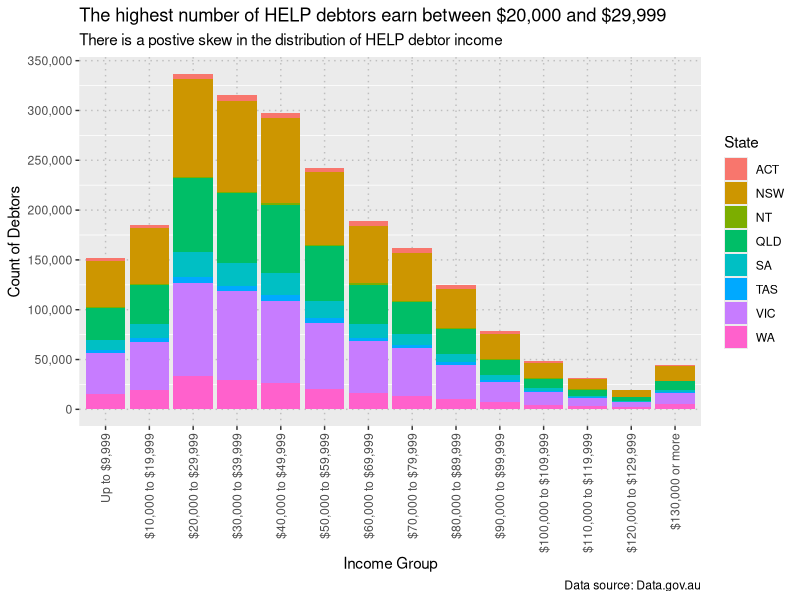
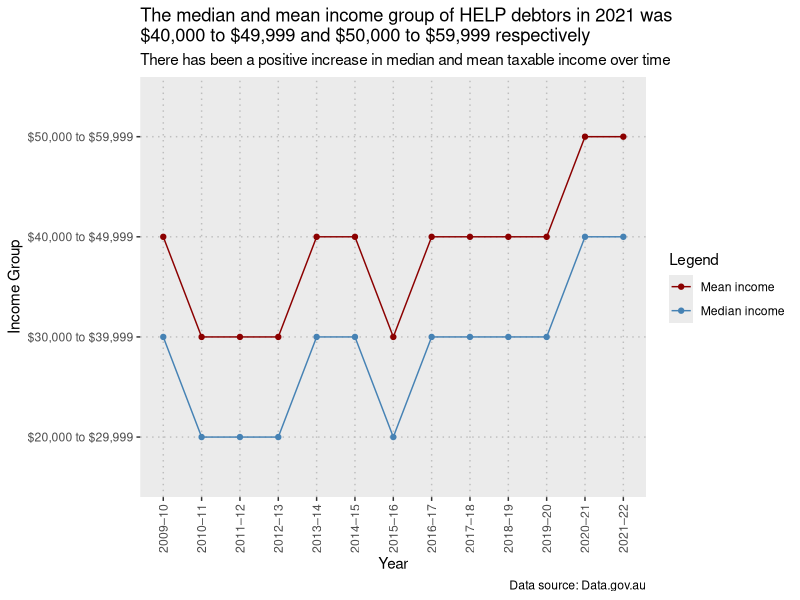

Reproduce these figures in R, in order.
## ---- chunk 1
knitr::opts_chunk$set(echo = TRUE)

# Loading Libraries
library(bookdown)
library(readxl)
library(dplyr)
library(tidyr)
library(ggplot2)
library(scales)
library(tidyverse)
library(knitr)

# Loading Data
table_1 <- read_xlsx("Data/help-statistics-2021-2022.xlsx", sheet = 2, skip = 2, col_names = TRUE)
table_2 <- read_xlsx("Data/help-statistics-2021-2022.xlsx", sheet = 3, skip = 2, col_names = TRUE)
table_3 <- read_xlsx("Data/help-statistics-2021-2022.xlsx", sheet = 4, skip = 2, col_names = TRUE)
table_4 <- read_xlsx("Data/help-statistics-2021-2022.xlsx", sheet = 5, skip = 2, col_names = TRUE)
table_7 <- read_xlsx("Data/help-statistics-2021-2022.xlsx", sheet = 8, skip = 2, col_names = TRUE)
## ---- chunk 2

# Select columns and filter data
income_dist <- table_7 %>%
  select('Financial year', 'HELP repayment income', 'ACT', 'NSW', 'NT', 'QLD', 'SA', 'TAS', 'VIC', 'WA') %>%
  filter(`Financial year` == "2021–22") %>%
  filter(`HELP repayment income` != "Unknown")

# Pivot data
pivoted_dist <- income_dist %>%
  pivot_longer(
    cols = c('ACT', 'NSW', 'NT', 'QLD', 'SA', 'TAS', 'VIC', 'WA'),
    names_to = "State",
    values_to = "Count")

# Create factor to assign order to char type column
income_factor = c("Up to $9,999", 
                  "$10,000 to $19,999", 
                  "$20,000 to $29,999", 
                  "$30,000 to $39,999", 
                  "$40,000 to $49,999", 
                  "$50,000 to $59,999", 
                  "$60,000 to $69,999", 
                  "$70,000 to $79,999", 
                  "$80,000 to $89,999", 
                  "$90,000 to $99,999",
                  "$100,000 or more",
                  "$100,000 to $109,999", 
                  "$110,000 to $119,999", 
                  "$120,000 to $129,999", 
                  "$130,000 or more")


# Create plot
dist_plot <- ggplot(data = pivoted_dist, aes(x = factor(`HELP repayment income`, level = income_factor), y = Count, fill = State)) +
  geom_bar(stat = "identity") +
  theme(panel.grid.major = element_line(color = "grey",
                                        size = 0.5,
                                        linetype = 3),
        axis.text.x = element_text(angle = 90, vjust = 0.5, hjust=1)) +
  scale_y_continuous(name = "Count of Debtors", labels = label_comma(), 
                     breaks = seq(0, 350000, by = 50000)) +
  xlab("Income Group") +
  labs(title = "The highest number of HELP debtors earn between $20,000 and $29,999", 
       subtitle = "There is a postive skew in the distribution of HELP debtor income", 
       caption = "Data source: Data.gov.au")

## ---- chunk 3

# Display table
kable(income_dist, 
      col.names = c("Financial Year","HELP Repayment Income", "ACT", "NSW", "NT", "QLD", "SA", "TAS", "VIC", "WA"), 
      caption = "Table of count of outstanding HELP debtors in each income group by State or Territory in 2021-22")

## ---- chunk 4

# Display plot
dist_plot

## ---- chunk 5

# Select columns and filter data
median_income <- table_7 %>%
  select('Financial year', 'HELP repayment income', 'ACT', 'NSW', 'NT', 'QLD', 'SA', 'TAS', 'VIC', 'WA') %>%
  filter(`HELP repayment income` != "Unknown")

# Pivot data
median_pivot <- median_income %>%
  pivot_longer(
    cols = c('ACT', 'NSW', 'NT', 'QLD', 'SA', 'TAS', 'VIC', 'WA'),
    names_to = "State",
    values_to = "Count")

# Change income column from char type to numerical
median_pivot <- mutate(median_pivot, `HELP repayment income` = case_when(
    `HELP repayment income` == "Up to $9,999" ~ 9999,
    `HELP repayment income` == "$10,000 to $19,999" ~ 19999, 
    `HELP repayment income` == "$20,000 to $29,999" ~ 29999, 
    `HELP repayment income` == "$30,000 to $39,999" ~ 39999, 
    `HELP repayment income` == "$40,000 to $49,999" ~ 49999, 
    `HELP repayment income` == "$50,000 to $59,999" ~ 59999, 
    `HELP repayment income` == "$60,000 to $69,999" ~ 69999, 
    `HELP repayment income` == "$70,000 to $79,999" ~ 79999, 
    `HELP repayment income` == "$80,000 to $89,999" ~ 89999, 
    `HELP repayment income` == "$90,000 to $99,999" ~ 99999, 
    `HELP repayment income` == "$100,000 or more" ~ 100000,
    `HELP repayment income` == "$100,000 to $109,999" ~ 109999,
    `HELP repayment income` == "$110,000 to $119,999" ~ 119999, 
    `HELP repayment income` == "$120,000 to $129,999" ~ 129999, 
    `HELP repayment income` == "$130,000 or more" ~ 130000,
    is.na(`HELP repayment income`) ~ 0
    ))

# Create new variables
median_pivoted <- median_pivot %>%
  group_by(`Financial year`) %>%
  summarise(
    `Count of Debtors` = sum(Count),
    `Median Income` = sort(rep(`HELP repayment income`,Count))[length(rep(`HELP repayment income`,Count))/2],
    `Mean Income` = sum(sort(rep(`HELP repayment income`,Count)))/length(sort(rep(`HELP repayment income`,Count)))
  )

# Change median income column back to char type
median_pivoted <- mutate(median_pivoted, `Median Income` = case_when(
    `Median Income` == 9999 ~ "Up to $9,999",
    `Median Income` == 19999 ~ "$10,000 to $19,999", 
    `Median Income` == 29999 ~ "$20,000 to $29,999", 
    `Median Income` == 39999 ~ "$30,000 to $39,999", 
    `Median Income` == 49999 ~ "$40,000 to $49,999", 
    `Median Income` == 59999 ~ "$50,000 to $59,999", 
    `Median Income` == 69999 ~ "$60,000 to $69,999", 
    `Median Income` == 79999 ~ "$70,000 to $79,999", 
    `Median Income` == 89999 ~ "$80,000 to $89,999", 
    `Median Income` == 99999 ~ "$90,000 to $99,999",
    `Median Income` == 100000 ~ "$100,000 or more",
    `Median Income` == 109999 ~ "$100,000 to $109,999", 
    `Median Income` == 119999 ~ "$110,000 to $119,999", 
    `Median Income` == 129999 ~ "$120,000 to $129,999", 
    `Median Income` == 130000 ~ "$130,000 or more"
    ))

# Change mean income column back to char type
median_pivoted2 <- mutate(median_pivoted, `Mean Income` = case_when(
    `Mean Income` <= 9999 ~ "Up to $9,999",
    `Mean Income` <= 19999 ~ "$10,000 to $19,999", 
    `Mean Income` <= 29999 ~ "$20,000 to $29,999", 
    `Mean Income` <= 39999 ~ "$30,000 to $39,999", 
    `Mean Income` <= 49999 ~ "$40,000 to $49,999", 
    `Mean Income` <= 59999 ~ "$50,000 to $59,999", 
    `Mean Income` <= 69999 ~ "$60,000 to $69,999", 
    `Mean Income` <= 79999 ~ "$70,000 to $79,999", 
    `Mean Income` <= 89999 ~ "$80,000 to $89,999", 
    `Mean Income` <= 99999 ~ "$90,000 to $99,999",
    `Mean Income` == 100000 ~ "$100,000 or more",
    `Mean Income` <= 109999 ~ "$100,000 to $109,999", 
    `Mean Income` <= 119999 ~ "$110,000 to $119,999", 
    `Mean Income` <= 129999 ~ "$120,000 to $129,999", 
    `Mean Income` <= 130000 ~ "$130,000 or more"
    ))

# Create plot
median_plot <- ggplot(median_pivoted2, aes(x = `Financial year`)) +
  geom_line(aes(y = `Median Income`, group = 1, color = "Median")) +
  geom_point(aes(y = `Median Income`, group = 1, color = "Median")) +
  geom_line(aes(y = `Mean Income`, group = 1, color = "Mean")) +
  geom_point(aes(y = `Mean Income`, group = 1, color = "Mean")) +
  scale_color_manual(values = c(Median = "steelblue", Mean = "darkred"), 
                     labels = c(Median = "Median income", Mean = "Mean income")) +
  labs(title = "The median and mean income group of HELP debtors in 2021 was \n$40,000 to $49,999 and $50,000 to $59,999 respectively", 
       subtitle = "There has been a positive increase in median and mean taxable income over time", 
       caption = "Data source: Data.gov.au") +
  ylab("Income Group") +
  xlab("Year") +
  guides(col = guide_legend("Legend")) +
  theme(panel.grid.major = element_line(color = "grey",
                                        size = 0.5,
                                        linetype = 3),
        axis.text.x = element_text(angle = 90, vjust = 0.5, hjust=1))

## ---- chunk 6

# Display the table
kable(median_pivoted2, 
      col.names = c("Financial Year", "Count of Outstanding Debtors", "Median Income", "Mean Income"), 
      caption = "Table of the median and mean taxable income group of outstanding HELP debtors in Australia from 2009-10 to 2021-22")

## ---- chunk 7

# Display the plot
median_plot
